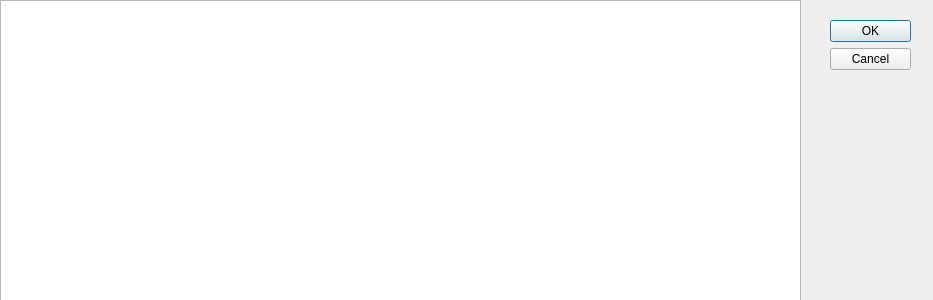
<?xml version="1.0" encoding="UTF-8"?>
<ui version="4.0">
 <class>ShowListView</class>
 <widget class="QDialog" name="ShowListView">
  <property name="geometry">
   <rect>
    <x>0</x>
    <y>0</y>
    <width>933</width>
    <height>300</height>
   </rect>
  </property>
  <property name="windowTitle">
   <string>Dialog</string>
  </property>
  <widget class="QDialogButtonBox" name="buttonBox">
   <property name="geometry">
    <rect>
     <x>830</x>
     <y>20</y>
     <width>81</width>
     <height>241</height>
    </rect>
   </property>
   <property name="orientation">
    <enum>Qt::Vertical</enum>
   </property>
   <property name="standardButtons">
    <set>QDialogButtonBox::Cancel|QDialogButtonBox::Ok</set>
   </property>
  </widget>
  <widget class="QTableView" name="tableView">
   <property name="geometry">
    <rect>
     <x>0</x>
     <y>0</y>
     <width>801</width>
     <height>301</height>
    </rect>
   </property>
  </widget>
 </widget>
 <resources/>
 <connections>
  <connection>
   <sender>buttonBox</sender>
   <signal>accepted()</signal>
   <receiver>ShowListView</receiver>
   <slot>accept()</slot>
   <hints>
    <hint type="sourcelabel">
     <x>248</x>
     <y>254</y>
    </hint>
    <hint type="destinationlabel">
     <x>157</x>
     <y>274</y>
    </hint>
   </hints>
  </connection>
  <connection>
   <sender>buttonBox</sender>
   <signal>rejected()</signal>
   <receiver>ShowListView</receiver>
   <slot>reject()</slot>
   <hints>
    <hint type="sourcelabel">
     <x>316</x>
     <y>260</y>
    </hint>
    <hint type="destinationlabel">
     <x>286</x>
     <y>274</y>
    </hint>
   </hints>
  </connection>
 </connections>
</ui>
